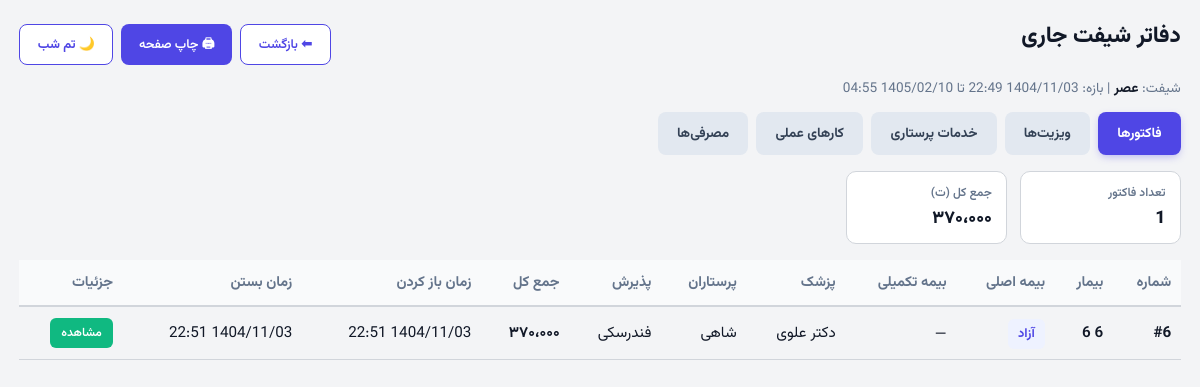
Screenshot of /reception/ledgers (signed in) with the database file from the repository.
### tables this page shows
CREATE TABLE user_active_shift (
    user_id INTEGER PRIMARY KEY,
    active_shift TEXT NOT NULL,  -- 'morning', 'evening', 'night'
    work_date TEXT NOT NULL,     -- YYYY-MM-DD
    shift_started_at TIMESTAMP DEFAULT (datetime('now', '+3 hours', '+30 minutes')),
    FOREIGN KEY (user_id) REFERENCES users (id)
);

CREATE TABLE invoices (
    id INTEGER PRIMARY KEY AUTOINCREMENT,
    patient_id INTEGER NOT NULL,
    doctor_id INTEGER,
    nurse_id INTEGER,
    status TEXT DEFAULT 'open', -- 'open', 'closed'
    insurance_type TEXT,
    supplementary_insurance TEXT,
    total_amount REAL DEFAULT 0,
    work_date TEXT, -- YYYY-MM-DD (manual work date)
    shift TEXT, -- 'morning', 'evening', 'night'
    opened_at TIMESTAMP DEFAULT (datetime('now', '+3 hours', '+30 minutes')),
    closed_at TIMESTAMP,
    opened_by TEXT,
    opened_by_name TEXT,
    closed_by TEXT,
    closed_by_name TEXT,
    FOREIGN KEY (patient_id) REFERENCES patients (id),
    FOREIGN KEY (doctor_id) REFERENCES medical_staff (id),
    FOREIGN KEY (nurse_id) REFERENCES medical_staff (id)
);

### src/api/reception.py (the view)
@bp.route('/ledgers', methods=['GET'])
@login_required
def combined_ledgers():
    from src.adapters.sqlite.core import get_db
    db = get_db()
    from src.common.utils import get_current_shift_window
    shift, start_dt, end_dt = get_current_shift_window()
    injections = db.execute(
        '''SELECT i.id, i.injection_date, i.injection_type, i.count, i.unit_price, i.total_price, i.notes,
                  p.full_name AS patient_name,
                  doc.full_name AS doctor_name,
                  nurse.full_name AS nurse_name,
                  i.invoice_id
           FROM injections i
           JOIN patients p ON p.id = i.patient_id
           JOIN invoices inv ON inv.id = i.invoice_id AND inv.status = 'closed'
           LEFT JOIN medical_staff doc ON doc.id = i.doctor_id
           LEFT JOIN medical_staff nurse ON nurse.id = i.nurse_id
           WHERE i.work_date = ? AND i.shift = ? ORDER BY i.injection_date DESC''',
        (g.user_shift_status.get('work_date'), g.user_shift_status.get('active_shift'))
    ).fetchall()
    injections_list = [dict(r) for r in injections]
    injections_doctor = db.execute(
        '''SELECT i.id, i.injection_date, i.injection_type, i.count, i.unit_price, i.total_price, i.notes,
                  p.full_name AS patient_name,
                  doc.full_name AS doctor_name,
                  nurse.full_name AS nurse_name,
                  i.invoice_id
           FROM injections i
           JOIN patients p ON p.id = i.patient_id
           JOIN invoices inv ON inv.id = i.invoice_id AND inv.status = 'closed'
           LEFT JOIN medical_staff doc ON doc.id = i.doctor_id
           LEFT JOIN medical_staff nurse ON nurse.id = i.nurse_id
           WHERE i.work_date = ?
             AND i.shift = ?
             AND EXISTS (
                 SELECT 1 FROM visits v
                 WHERE v.invoice_id = i.invoice_id
             )
           ORDER BY i.injection_date DESC''',
        (g.user_shift_status.get('work_date'), g.user_shift_status.get('active_shift'))
    ).fetchall()
    injections_doctor_list = [dict(r) for r in injections_doctor]
    procedures = db.execute(
        '''SELECT pr.id, pr.procedure_date, pr.procedure_type, pr.price, pr.notes,
                  p.full_name AS patient_name, pr.performer_type,
                  doc.full_name AS doctor_name,
                  nurse.full_name AS nurse_name
           FROM procedures pr
           JOIN patients p ON p.id = pr.patient_id
           JOIN invoices inv ON inv.id = pr.invoice_id AND inv.status = 'closed'
           LEFT JOIN medical_staff doc ON doc.id = pr.doctor_id
           LEFT JOIN medical_staff nurse ON nurse.id = pr.nurse_id
           WHERE pr.work_date = ? AND pr.shift = ? ORDER BY pr.procedure_date DESC''',
        (g.user_shift_status.get('work_date'), g.user_shift_status.get('active_shift'))
    ).fetchall()
    procedures_list = [dict(r) for r in procedures]
    consumables_rows = db.execute(
        '''SELECT c.id, c.usage_date, c.item_name, c.category, c.quantity, c.unit_price, c.total_cost,
                  c.patient_provided, c.notes, p.full_name AS patient_name,
                  doc.full_name AS doctor_name, nurse.full_name AS nurse_name
           FROM consumables_ledger c
           JOIN patients p ON p.id = c.patient_id
           JOIN invoices inv ON inv.id = c.invoice_id AND inv.status = 'closed'
           LEFT JOIN medical_staff doc ON doc.id = c.doctor_id
           LEFT JOIN medical_staff nurse ON nurse.id = c.nurse_id
           WHERE c.work_date = ? AND c.shift = ?
           ORDER BY c.usage_date DESC''',
        (g.user_shift_status.get('work_date'), g.user_shift_status.get('active_shift'))
    ).fetchall()
    consumables_list = [dict(r) for r in consumables_rows]
    visits = db.execute(
        '''SELECT v.id, v.visit_date, v.insurance_type, v.supplementary_insurance, v.price AS total_amount, v.notes,
                  p.full_name AS patient_name, v.doctor_name,
                  doc.full_name AS shift_doctor_name, nurse.full_name AS shift_nurse_name
           FROM visits v
           JOIN patients p ON p.id = v.patient_id
           JOIN invoices inv ON inv.id = v.invoice_id AND inv.status = 'closed'
           LEFT JOIN medical_staff doc ON doc.id = v.doctor_id
           LEFT JOIN medical_staff nurse ON nurse.id = v.nurse_id
           WHERE v.work_date = ? AND v.shift = ?
           ORDER BY v.visit_date DESC''',
        (g.user_shift_status.get('work_date'), g.user_shift_status.get('active_shift'))
    ).fetchall()
    visits_list = [dict(r) for r in visits]
    invoices = db.execute(
        '''SELECT inv.id, inv.opened_at, inv.closed_at, inv.status, inv.total_amount,
                  inv.insurance_type, inv.supplementary_insurance, inv.opened_by,
                  p.full_name AS patient_name,
                  COALESCE(doc.full_name,
                                        (
                                            SELECT COALESCE(v.doctor_name, ms.full_name)
                                            FROM visits v
                                            LEFT JOIN medical_staff ms ON ms.id = v.doctor_id
                                            WHERE v.invoice_id = inv.id AND (v.doctor_name IS NOT NULL OR v.doctor_id IS NOT NULL)
                                            ORDER BY v.visit_date DESC LIMIT 1
                                        )
                                    ) AS doctor_name,
                                    nurse.full_name AS nurse_name,
                  (
                      SELECT GROUP_CONCAT(ms.full_name, '، ')
                      FROM (
                          SELECT DISTINCT nurse_id FROM injections WHERE invoice_id = inv.id AND nurse_id IS NOT NULL
                          UNION
                          SELECT DISTINCT nurse_id FROM procedures WHERE invoice_id = inv.id AND nurse_id IS NOT NULL
                          UNION
                          SELECT DISTINCT nurse_id FROM consumables_ledger WHERE invoice_id = inv.id AND nurse_id IS NOT NULL
                      ) AS all_nurses
                      JOIN medical_staff ms ON ms.id = all_nurses.nurse_id
                  ) AS all_nurses_names
           FROM invoices inv
           JOIN patients p ON p.id = inv.patient_id
           LEFT JOIN medical_staff doc ON doc.id = inv.doctor_id
           LEFT JOIN medical_staff nurse ON nurse.id = inv.nurse_id
           WHERE inv.status = 'closed' AND inv.work_date = ? AND inv.shift = ?
           ORDER BY inv.closed_at DESC''',
        (g.user_shift_status.get('work_date'), g.user_shift_status.get('active_shift'))
    ).fetchall()
    invoices_list = [dict(r) for r in invoices]
    return render_template('reception/ledgers.html',
                           shift=shift,
                           start=start_dt,
                           end=end_dt,
                           injections=injections_list,
                           injections_doctor=injections_doctor_list,
                           procedures=procedures_list,
                           consumables=consumables_list,
                           visits=visits_list,
                           invoices=invoices_list)

### src/adapters/sqlite/core.py (called while the page is built)
def close_connection(exception):
    db = getattr(g, '_database', None)
    if db is not None:
        db.close()

### src/adapters/sqlite/user_shift_repo.py (called while the page is built, shortened)
    def _ensure_table(self):
        global _table_ensured
        if _table_ensured:
            return

    def get_user_active_shift(self, user_id: int) -> Optional[Dict]:
        self._ensure_table()
        db = get_db()
        row = db.execute(
            "SELECT * FROM user_active_shift WHERE user_id = ?",
            (user_id,)
        ).fetchone()
        return dict(row) if row else None

    def get_effective_shift_for_user(self, user_id: int) -> tuple[str, str, bool, bool]:
        self._ensure_table()
        now = iran_now()
        user_shift = self.get_user_active_shift(user_id)
        if not user_shift:
            default_shift = 'morning'
            default_work_date = now.strftime('%Y-%m-%d')
            self.set_user_active_shift(user_id, default_shift, default_work_date)
            return (default_shift, default_work_date, False, False)
        return (user_shift['active_shift'], user_shift['work_date'], False, False)

### src/api/auth.py (called while the page is built)
def login_required(view):
    @functools.wraps(view)
    def wrapped_view(**kwargs):
        if g.user is None:
            return redirect(url_for("auth.login"))
        return view(**kwargs)
    return wrapped_view

### src/common/jalali.py (called while the page is built)
    def persian_tuple(self):
        return self.persian_year, self.persian_month, self.persian_day

### src/common/utils.py (called while the page is built)
def iran_now() -> datetime:
    return datetime.utcnow() + IRAN_UTC_OFFSET

def parse_datetime(dt: datetime | str | None) -> datetime | None:
    if dt is None:
        return None
    if isinstance(dt, datetime):
        return dt
    if isinstance(dt, str):
        if not dt or dt == '—':
            return None
        try:
            return datetime.strptime(dt, '%Y-%m-%d %H:%M:%S')
        except ValueError:
            try:
                return datetime.strptime(dt, '%Y-%m-%d')
            except ValueError:
                return None
    return None

def format_jalali_datetime(dt: datetime | str | None, include_seconds: bool = False) -> str:
    parsed_dt = parse_datetime(dt)
    if parsed_dt is None:
        return '—'
    jy, jm, jd = gregorian_to_jalali(parsed_dt.year, parsed_dt.month, parsed_dt.day)
    if include_seconds:
        return f"{jy}/{jm:02d}/{jd:02d} {parsed_dt.hour:02d}:{parsed_dt.minute:02d}:{parsed_dt.second:02d}"
    return f"{jy}/{jm:02d}/{jd:02d} {parsed_dt.hour:02d}:{parsed_dt.minute:02d}"

### src/templates/reception/ledgers.html (shortened to what this page needs)
<!doctype html>
<html lang="fa" dir="rtl">
<head>
<link href="{{ url_for('static', filename='css/vazirmatn.css') }}" rel="stylesheet" type="text/css" />
</head>
<body>
 <div class="wrap">
  <div class="top-bar">
    <h1>دفاتر شیفت جاری</h1>
    <div style="display:flex;gap:.5rem;">
      <a class="btn outline" href="{{ url_for('reception.index') }}">⬅ بازگشت</a>
      <button class="btn" onclick="window.print()">🖨 چاپ صفحه</button>
      <button id="themeToggleLedgers" class="btn outline" style="font-weight:700;">🌙 تم شب</button>
    </div>
  </div>
  <div style="font-size:.85rem;color:#64748b;margin-bottom:.8rem;">شیفت: <strong style="color:var(--text);">{{ 'صبح' if shift=='morning' else ('عصر' if shift=='evening' else 'شب') }}</strong> | بازه: {{ start | jalali_local }} تا {{ end | jalali_local }}</div>
  <div class="tabs">
    <button class="tab-btn active" data-tab="invoices">فاکتورها</button>
    <button class="tab-btn" data-tab="visits">ویزیت‌ها</button>
    <button class="tab-btn" data-tab="nursing">خدمات پرستاری</button>
    <button class="tab-btn" data-tab="procedures">کارهای عملی</button>
    <button class="tab-btn" data-tab="consumables">مصرفی‌ها</button>
  </div>
  <div id="panel-invoices" class="panel active">
    {% if invoices %}
    <div class="summary">
      <div class="sum-box"><span>تعداد فاکتور</span><div class="sum-val">{{ invoices|length }}</div></div>
      <div class="sum-box"><span>جمع کل (ت)</span><div class="sum-val">{{ invoices|sum(attribute='total_amount')|int | fa_num }}</div></div>
    </div>
    <div style="overflow:auto;max-height:60vh;">
      <table>
        <thead><tr><th>شماره</th><th>بیمار</th><th>بیمه اصلی</th><th>بیمه تکمیلی</th><th>پزشک</th><th>پرستاران</th><th>پذیرش</th><th>جمع کل</th><th>زمان باز کردن</th><th>زمان بستن</th><th>جزئیات</th></tr></thead>
        <tbody>
        {% for r in invoices %}
          <tr>
            <td style="font-weight:700;">#{{ r.id }}</td>
            <td style="font-weight:600;">{{ r.patient_name }}</td>
            <td><span class="badge">{{ r.insurance_type or 'آزاد' }}</span></td>
            <td>{{ r.supplementary_insurance or '—' }}</td>
            <td>{{ r.doctor_name or '—' }}</td>
            <td style="max-width:200px; white-space:normal;">{{ r.all_nurses_names or r.nurse_name or '—' }}</td>
            <td>{{ r.opened_by_name or r.opened_by or '—' }}</td>
            <td style="font-weight:700;">{{ (r.total_amount or 0)|int | fa_num }}</td>
            <td>{{ r.opened_at | jalali_datetime }}</td>
            <td>{{ r.closed_at | jalali_datetime }}</td>
            <td><button class="btn-details" onclick="showInvoiceDetails({{ r.id }})">مشاهده</button></td>
          </tr>
        {% endfor %}
        </tbody></table>
    </div>
    {% else %}<div class="empty">فاکتور بسته‌شده‌ای در این شیفت وجود ندارد</div>{% endif %}
  </div>
 </div>
</body>
</html>

### src/static/css/vazirmatn.css (style rules this page uses)
body, html { font-family: 'Vazirmatn', 'Vazirmatn FD', Tahoma, Arial, sans-serif; }

### src/templates/reception/ledgers.html (style rules this page uses)
:root { --bg:#f3f4f6; --card:#fff; --text:#111827; --accent:#6366f1; --border:#d1d5db; --thead:#f9fafb; }
body { font-family:'Vazirmatn',Tahoma,sans-serif;background:var(--bg);margin:0;padding:1.2rem;color:var(--text);transition:.3s; }
.wrap { max-width:1500px;margin:0 auto; }
h1 { margin:0 0 1rem;font-size:1.4rem;font-weight:800; }
.tabs { display:flex;gap:.5rem;flex-wrap:wrap;margin-bottom:1rem; }
.tab-btn { cursor:pointer;border:none;padding:.7rem 1.2rem;font-family:inherit;font-size:.85rem;font-weight:700;border-radius:8px;background:#e2e8f0;color:#334155;transition:.15s; }
.tab-btn.active { background:#4f46e5;color:#fff;box-shadow:0 3px 8px -2px rgba(79,70,229,.4); }
.panel { display:none;animation:fade .25s ease; }
.panel.active { display:block; }
table { width:100%;border-collapse:separate;border-spacing:0; }
th { background:var(--thead);font-weight:700;font-size:.9rem;padding:.7rem .6rem;text-align:right;border-bottom:2px solid var(--border);color:#64748b;white-space:nowrap; }
td { padding:.65rem .6rem;font-size:.95rem;border-bottom:1px solid var(--border);vertical-align:middle;color:var(--text); }
.badge { padding:.3rem .65rem;border-radius:6px;background:#eef2ff;color:#4f46e5;font-size:.8rem;font-weight:700; }
.summary { display:flex;gap:.8rem;flex-wrap:wrap;margin:.6rem 0 1rem; }
.sum-box { background:var(--card);border:1px solid var(--border);padding:.7rem .9rem;border-radius:10px;display:flex;flex-direction:column;gap:.2rem;min-width:130px;color:var(--text); }
.sum-box span:first-child { font-size:.75rem;color:#64748b;font-weight:600; }
.sum-val { font-size:1.1rem;font-weight:800; }
.top-bar { display:flex;justify-content:space-between;align-items:center;flex-wrap:wrap;gap:.8rem;margin-bottom:.5rem; }
.btn { cursor:pointer;background:#4f46e5;color:#fff;border:none;padding:.6rem 1.1rem;font-family:inherit;font-size:.8rem;border-radius:8px;font-weight:600;text-decoration:none;display:inline-flex;align-items:center; }
.btn.outline { background:#fff;color:#4f46e5;border:1px solid #4f46e5; }
.btn-details { cursor:pointer;background:#10b981;color:#fff;border:none;padding:.4rem .7rem;font-family:inherit;font-size:.75rem;border-radius:6px;font-weight:600; }

### rows the page displays
user_active_shift: active_shift "عصر"
invoices: id "6", patient_name "6 6", insurance_type "آزاد", supplementary_insurance "—", doctor_name "دکتر علوی", all_nurses_names "شاهی", opened_by "فندرسکی", total_amount "۳۷۰،۰۰۰", opened_at|jalali_datetime "1404/11/03 22:51", closed_at|jalali_datetime "1404/11/03 22:51"

### other values shown
{{ end | jalali_local }} "1405/02/10 04:55"
{{ invoices|length }} "1"
{{ invoices|sum(attribute='total_amount')|int | fa_num }} "۳۷۰،۰۰۰"
